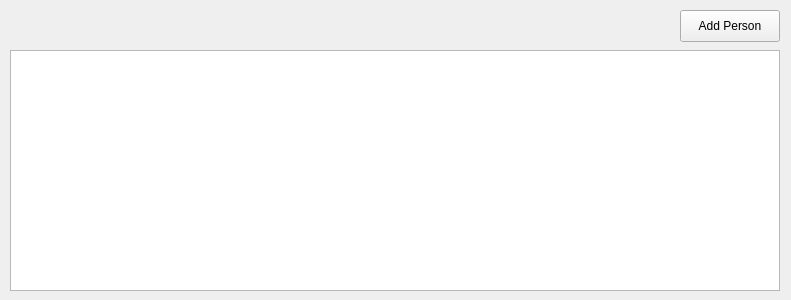
<?xml version="1.0" encoding="UTF-8"?>
<ui version="4.0">
 <class>PersonTable</class>
 <widget class="QWidget" name="PersonTable">
  <property name="geometry">
   <rect>
    <x>0</x>
    <y>0</y>
    <width>791</width>
    <height>300</height>
   </rect>
  </property>
  <property name="sizePolicy">
   <sizepolicy hsizetype="Expanding" vsizetype="Preferred">
    <horstretch>1</horstretch>
    <verstretch>0</verstretch>
   </sizepolicy>
  </property>
  <property name="windowTitle">
   <string>Form</string>
  </property>
  <widget class="QTableView" name="personTbl">
   <property name="geometry">
    <rect>
     <x>10</x>
     <y>50</y>
     <width>770</width>
     <height>241</height>
    </rect>
   </property>
  </widget>
  <widget class="QPushButton" name="addPersonBtn">
   <property name="geometry">
    <rect>
     <x>680</x>
     <y>10</y>
     <width>100</width>
     <height>32</height>
    </rect>
   </property>
   <property name="text">
    <string>Add Person</string>
   </property>
  </widget>
 </widget>
 <resources/>
 <connections/>
</ui>
